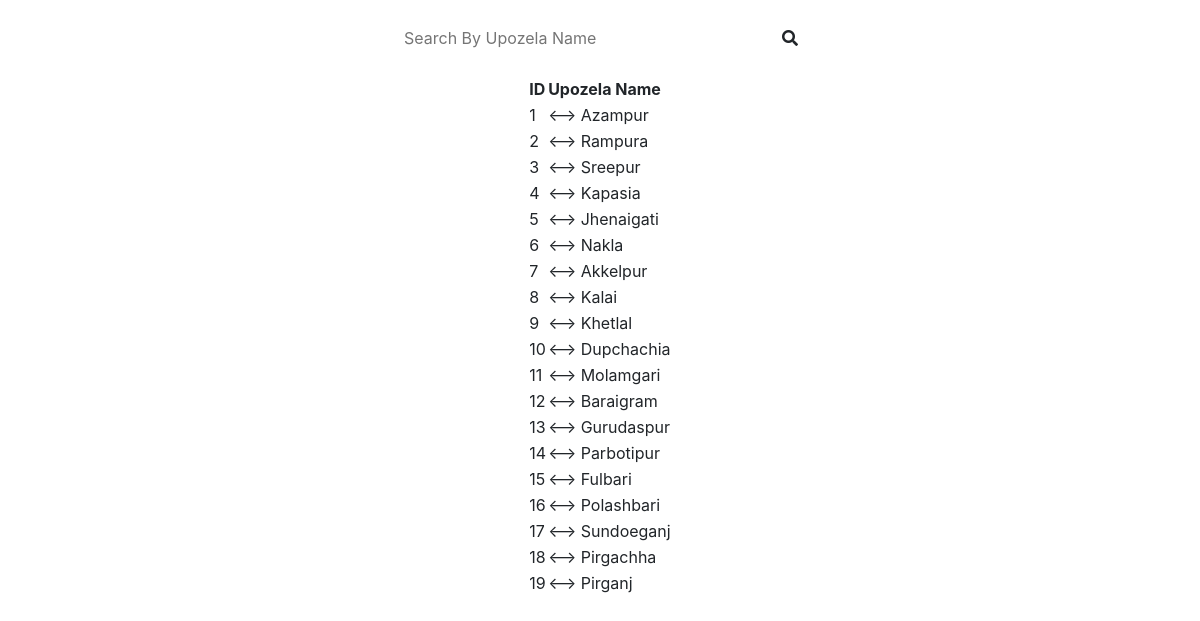
The page / on the database its author committed.
### tables this page shows
CREATE TABLE `thana` (
  `thana_id` int(11) NOT NULL,
  `thana_name` varchar(131) NOT NULL,
  `district_name` varchar(131) NOT NULL
);

### index.php (the view, shortened to what this page needs)
<?php
include"connection.php";
?>
<!DOCTYPE html>
<html>
<head>
			<link rel="stylesheet" href="https://cdnjs.cloudflare.com/ajax/libs/font-awesome/4.7.0/css/font-awesome.min.css">
		<link rel="stylesheet" href="https://maxcdn.bootstrapcdn.com/bootstrap/4.3.1/css/bootstrap.min.css">
        <link rel="stylesheet" href="https://use.fontawesome.com/releases/v5.7.0/css/all.css">
</head>
<body>
	<?php
      $sql="select * from thana";
      $statement=$conn->prepare($sql);
      $statement->execute();
      $data=$statement->fetchAll();
	?>
<center><br>
	<div id="search_section">
			<form method="post">
			<table>
				<tr>
					<td><input type="text" name="search" id="search" placeholder="Search By Upozela Name"><span id="search_icon"><i class="fa fa-search" ></i></span>
					</td>
				</tr>
			</table>
		</form><br>
	<table>
		<tr>
			<th>ID</th>
			<th>Upozela Name</th>
		</tr>
		<?php
		foreach($data as $row){
     	?>
		<tr>
			<td><?php echo $row['thana_id']?></td>
			<td><?php echo"<--> " .$row['thana_name']?></td>
		</tr>
        <?php
	}
	?>
</table>
</center>
</body>
</html>

### index.php (style rules this page uses)
#search { width: 380px; border: none; }

### rows shown on the page
thana: thana_id "1", thana_name "Azampur"
thana: thana_id "2", thana_name "Rampura"
thana: thana_id "3", thana_name "Sreepur"
thana: thana_id "4", thana_name "Kapasia"
thana: thana_id "5", thana_name "Jhenaigati"
thana: thana_id "6", thana_name "Nakla"
thana: thana_id "7", thana_name "Akkelpur"
thana: thana_id "8", thana_name "Kalai"
thana: thana_id "9", thana_name "Khetlal"
thana: thana_id "10", thana_name "Dupchachia"
thana: thana_id "11", thana_name "Molamgari"
thana: thana_id "12", thana_name "Baraigram"
thana: thana_id "13", thana_name "Gurudaspur"
thana: thana_id "14", thana_name "Parbotipur"
thana: thana_id "15", thana_name "Fulbari"
thana: thana_id "16", thana_name "Polashbari"
thana: thana_id "17", thana_name "Sundoeganj"
thana: thana_id "18", thana_name "Pirgachha"
thana: thana_id "19", thana_name "Pirganj"
